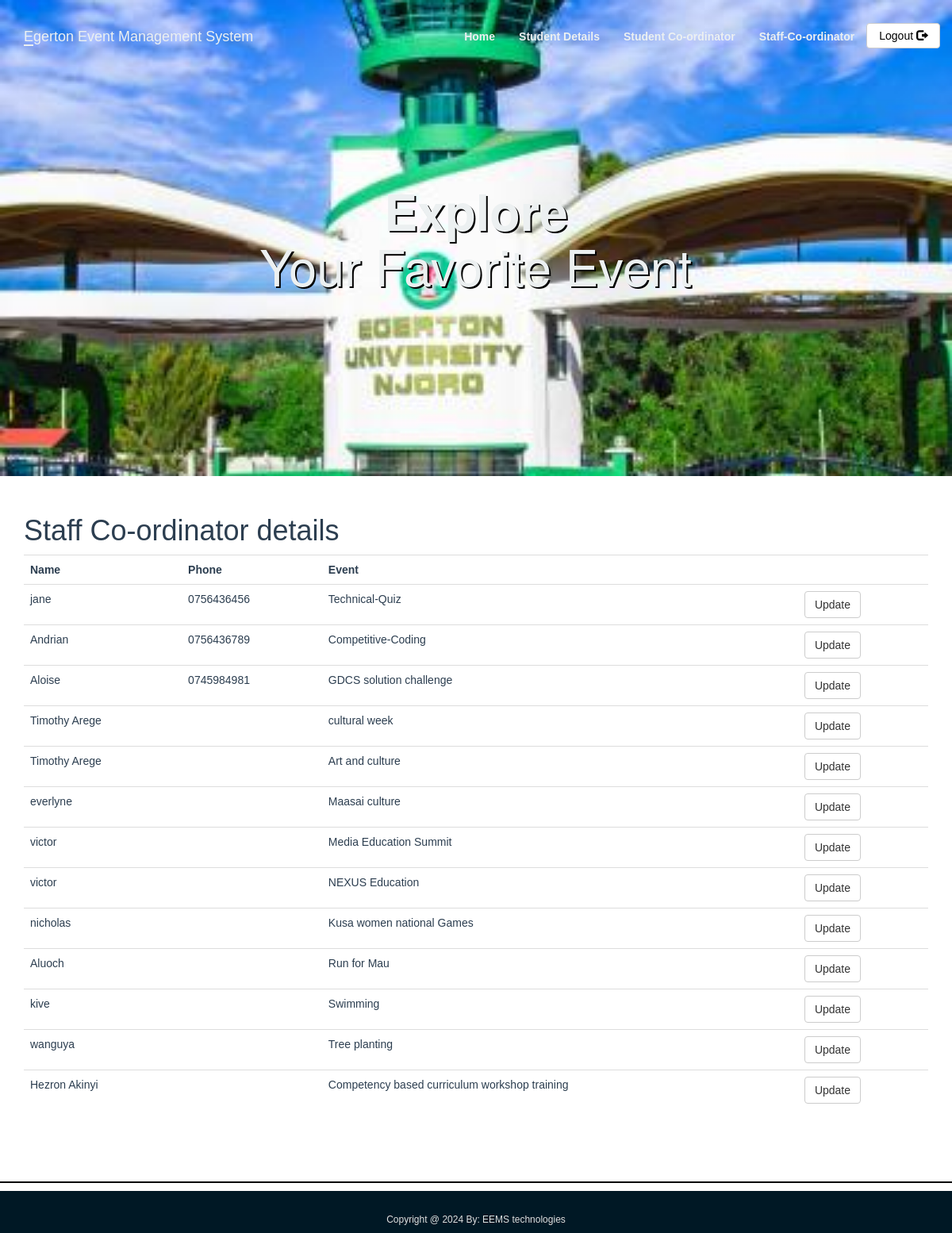
The page /Staff_cordinator.php on the database as committed earlier.
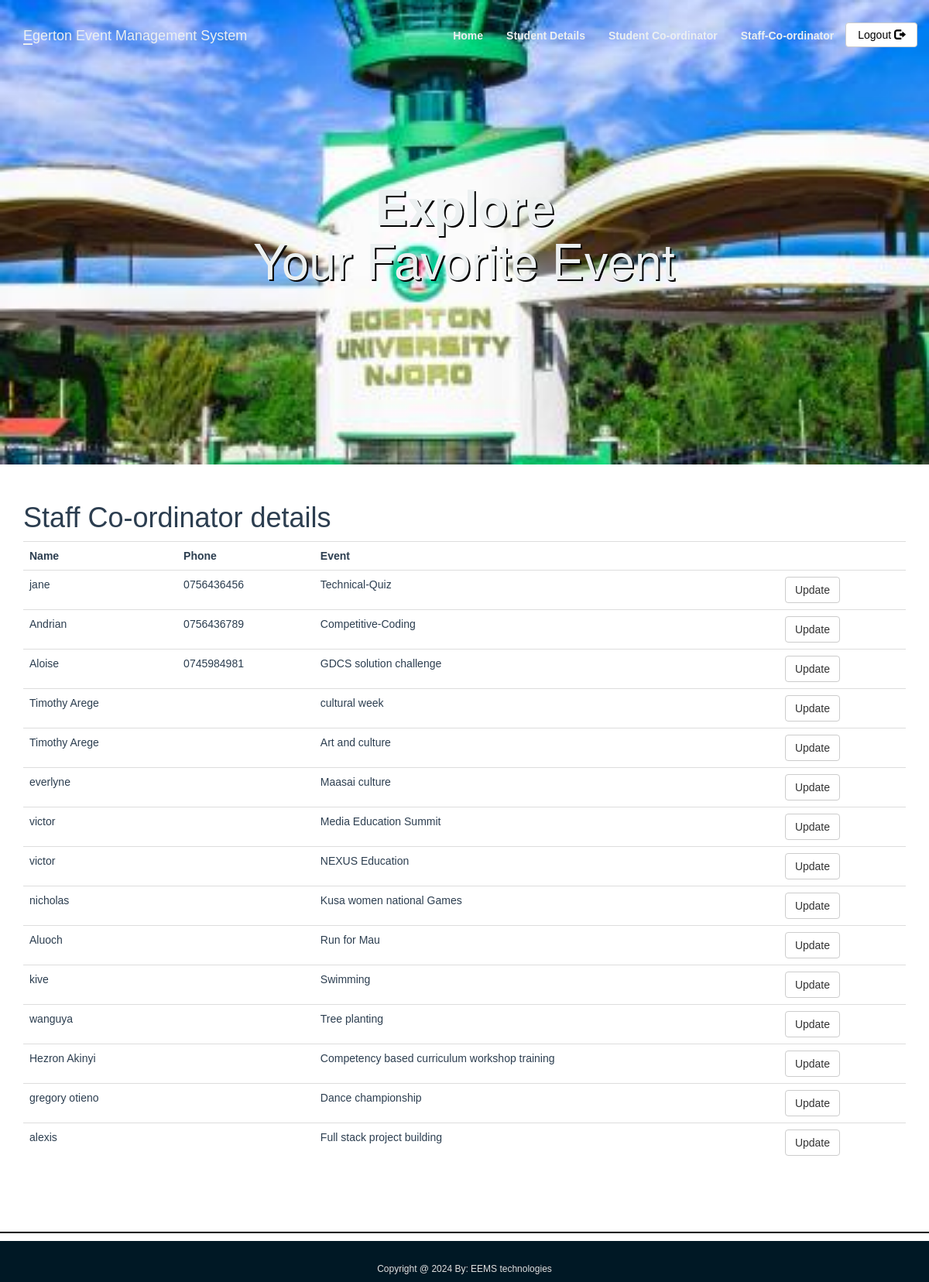
The same page on the database as committed later.
### tables this page shows
CREATE TABLE `staff_coordinator` (
  `stid` int(11) NOT NULL,
  `name` varchar(100) NOT NULL,
  `phone` varchar(10) DEFAULT NULL,
  `event_id` int(11) DEFAULT NULL
);

CREATE TABLE `events` (
  `event_id` int(11) NOT NULL,
  `event_title` varchar(50) NOT NULL,
  `participents` int(100) DEFAULT 0,
  `img_link` text DEFAULT NULL,
  `type_id` int(11) DEFAULT NULL
);

### Staff_cordinator.php (the view, shortened to what this page needs)
<?php
include_once 'classes/db1.php';
$result = mysqli_query($conn,"SELECT * FROM staff_coordinator s ,events e where e.event_id= s.event_id");
?>
<!DOCTYPE html>
<html>
<head>
        <?php require 'utils/styles.php'; ?>
    </head>
<body><?php include 'utils/adminHeader.php'?>
<div class = "content">
<div class = "container">
<h1>Staff Co-ordinator details</h1>
<?php
if (mysqli_num_rows($result) > 0) {
?>
 <table class="table table-hover" >
  <tr>
    <th>Name</th>
    <th>Phone</th>
    <th>Event</th>
    <th></th>
  </tr>
<?php
while($row = mysqli_fetch_array($result)) {
?>
<tr>
    <td><?php echo $row["name"]; ?></td>
    <td><?php echo $row["phone"]; ?></td>
    <td><?php echo $row["event_title"]; ?></td>
    <td> <?php echo '<a  href="updateStaff.php?id='.$row['event_id'].'" class = "btn btn-default"> Update</a>'?></td>
</tr>
<?php
}
?>
</table>
 <?php
}
else{
    echo "No result found";
}
?>
</div>
</div>
 </body>
 <?php include 'utils/footer.php';?>
</html>

### utils/styles.php
<link rel = "stylesheet" type = "text/css" href = "css/bootstrap.css">
<link rel = "stylesheet" type = "text/css" href = "css/style.css">

### utils/adminHeader.php (shortened to what this page needs)
<head>
</head>
        <?php require 'utils/styles.php'; ?>
<header class="bgImage" >
    <nav class="navbar" >
        <div class="container">
            <div class="navbar-header">
                <a class = "navbar-brand">
                    Egerton Event Management System
                </a>
            </div>
            <ul class="nav navbar-nav navbar-right">
            <li><a href = "adminPage.php"><strong>Home</strong></a></li>
            <li><a href = "Stu_details.php"><strong>Student Details</strong></a></li>
                    <li><a href = "Stu_cordinator.php"><strong>Student Co-ordinator</strong></a></li>
                    <li><a href = "Staff_cordinator.php"><strong>Staff-Co-ordinator</strong></a></li>
                    <li class="btnlogout"><a class = "btn btn-default navbar-btn" href = "index.php">Logout <span class = "glyphicon glyphicon-log-out"></span></a></li>
            </ul>
        </div>
    </nav>
    <div class = "col-md-12">
        <div class = "container">
            <div class = "jumbotron">
                <h1><strong>Explore<br></strong> Your Favorite Event</h1>
    </div>
</header>

### utils/footer.php
<hr class = "footerline">
<footer>
    <div class = "container">
        <h6 style="text-align:center;"> Copyright @ 2024 By: EEMS technologies</h6>
    </div>
</footer>

### css/style.css (style rules this page uses)
body { overflow-x: hidden; }
hr { border-top: 2px solid black; margin-top: 40px; margin-bottom: 40px; }
header .navbar { padding: 20px 0; font-family: Arial, Helvetica, sans-serif; }
header .navbar-header a::first-letter { border-bottom: 2px solid #ecf0f1; }
header .navbar-nav a { color: #ecf0f1; padding-bottom: 12px; }
header .navbar-nav a:link { position: relative; }
header .btnlogout a { padding-top: 5px; }
header .navbar-nav a:before { content: ""; position: absolute; width: 100%; height: 3px; left: 0; background-color: #ecf0f1; visibility: hidden; -webkit-transform: scaleX(0); transform: scaleX(0); -webkit-transition: all 0.3s ease-in-out 0s; transition: all 0.3s ease-in-out 0s; margin-top: 25px; }
header .navbar-header a { color: #ecf0f1; }
header .navbar-nav .btn { color: black; padding-bottom: 5px; margin: 8px 0px; }
.jumbotron { background-color: transparent; color: #ecf0f1; text-align: center; margin-top: 50px; text-shadow: 2px 2px black; }
.footerline { margin-top: 70px; margin-bottom: 10px; }
.content { font-family: Arial, Helvetica, sans-serif; color: #2C3E50; }
footer { font-family: Arial, Helvetica, sans-serif; color: #E0E0E0; line-height: 2; background-color: #001825; padding-top: 20px; }

### utils/adminHeader.php (style rules this page uses)
.bgImage { background-image: url(images/EU_main_gate.jpg); background-size: cover; background-position: center center; height: 600px; margin-bottom: 29px; }

Rows that differ between the two databases and show on the page:
added staff_coordinator: name "gregory otieno", event.event_title "Dance championship"
added staff_coordinator: name "alexis", event.event_title "Full stack project building"
